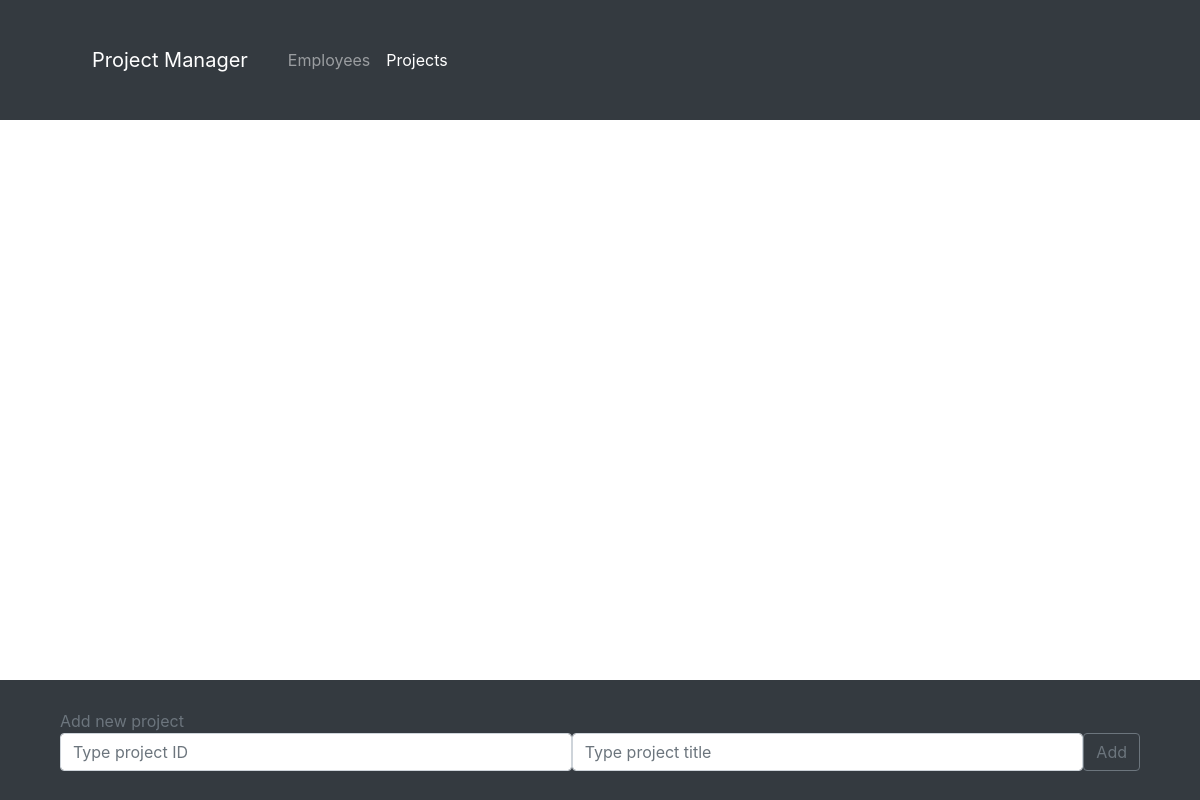
/projects.php, run on an earlier commit of the app's database.
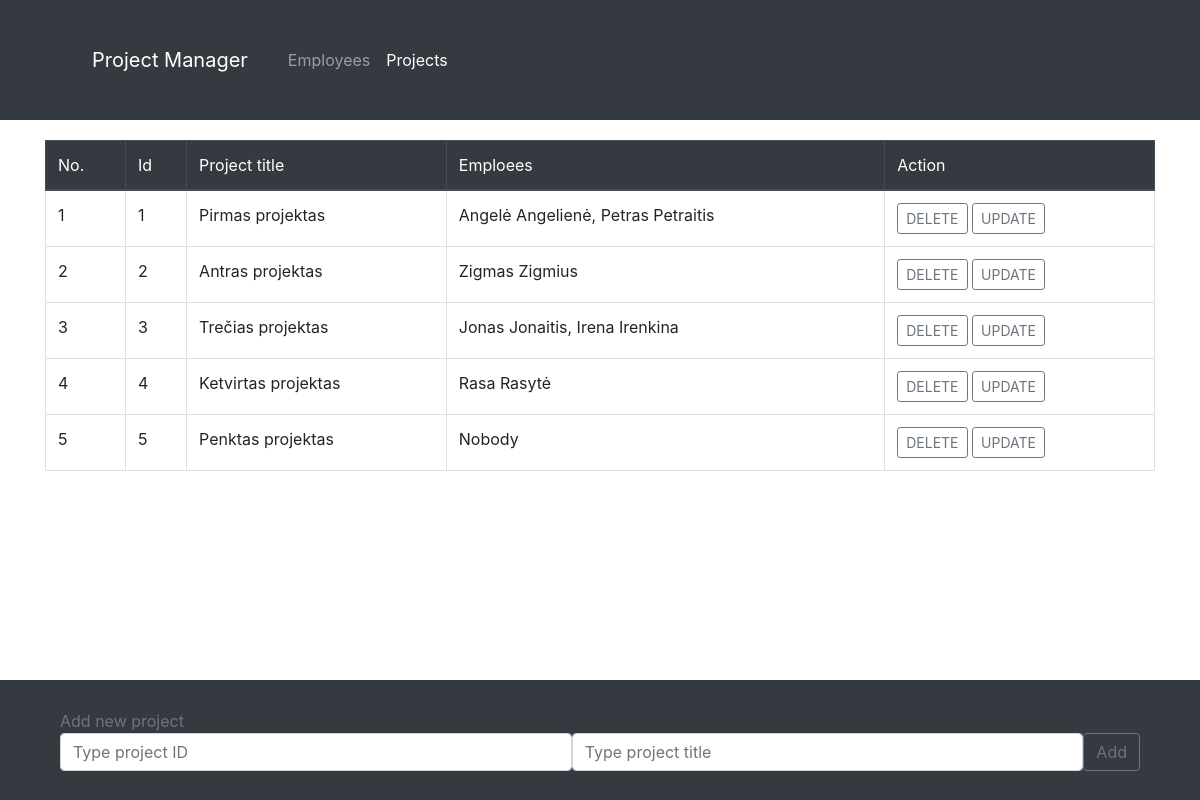
And on a later commit of the database.
### tables this page shows
CREATE TABLE `projects` (
  `p_id` int(11) NOT NULL,
  `p_name` varchar(45) DEFAULT NULL,
  PRIMARY KEY (`p_id`)
);

CREATE TABLE `employees` (
  `e_id` int(11) NOT NULL,
  `e_name` varchar(10) NOT NULL,
  `e_surname` varchar(30) NOT NULL,
  `e_project_id` int(11) DEFAULT NULL,
  PRIMARY KEY (`e_id`)
);

### projects.php (the view, shortened to what this page needs)
<!DOCTYPE html>
<html lang="en">
<head>
    <link rel="stylesheet" href="styles/reset.css" />
    <link rel="stylesheet" href="https://cdn.jsdelivr.net/npm/bootstrap@4.5.3/dist/css/bootstrap.min.css" />
    <link rel="stylesheet" href="styles/pm_style.css" />
</head>
<body>
    <?php
    $servername = "localhost";
    $username = "root";
    $password = "mysql";
    $dbname = "pm_db";
    $conn = mysqli_connect($servername, $username, $password, $dbname);
    ?>
    <header>
        <div class="container">
            <nav class="navbar navbar-expand-lg navbar-dark bg-dark">
                <div class="container-fluid">
                    <a class="navbar-brand nav-link" href="index.php">Project Manager</a>
                    <div class="collapse navbar-collapse" id="navbarNav">
                        <ul class="navbar-nav">
                            <li class="nav-item ">
                                <a class="nav-link" href="employees.php">Employees</a>
                            </li>
                            <li class="nav-item">
                                <a class="nav-link active" aria-current="page" href="projects.php">Projects</a>
                            </li>
                        </ul>
                    </div>
                </div>
            </nav>
        </div>
    </header>
    <main class="overflow-auto">
        <div class="container">
            <?php
            $sql_empl = "SELECT e_id, e_name, e_surname, e_project_id FROM employees";
            $sql_projects = "SELECT p_id, p_name FROM projects";
            $res_pr = mysqli_query($conn, $sql_projects);
            if (mysqli_num_rows($res_pr) > 0) {
                print('<table class="table table-bordered">');
                print('<thead class="thead-dark">');
                print('<tr><th>No.</th><th>Id</th><th>Project title</th><th>Emploees</th><th>Action</th></tr>');
                print('</thead>');
                print('<tbody>');
                $idx = 1;
                while ($row = mysqli_fetch_assoc($res_pr)) {
                    $empl = "Nobody";
                    $res_empl = mysqli_query($conn, $sql_empl);
                    while ($emrow = mysqli_fetch_assoc($res_empl)) {
                        if ($emrow["e_project_id"] == $row["p_id"]) {
                            if ($empl == "Nobody") $empl = $emrow["e_name"] . " " . $emrow["e_surname"];
                            else  $empl .= ", " . $emrow["e_name"] . " " . $emrow["e_surname"];
                        }
                    }
                    print('<tr>'
                        . '<td>' . $idx++ . '</td>'
                        . '<td>' . $row["p_id"] . '</td>'
                        . '<td>' . $row["p_name"] . '</td>'
                        . '<td>' . $empl . '</td>'
                        . '<td>' . '<a href="?action=delete&id=' . $row["p_id"]
                        . '"><button class="btn btn-outline-secondary btn-sm">DELETE</button></a>'
                        . '<a href="?action=update&id=' . $row["p_id"]
                        . '">&nbsp<button class="btn btn-outline-secondary btn-sm">UPDATE</button></a>' . '</td>'
                        . '</tr>');
                }
                print('</tbody>');
                print('</table>');
            } else {
                echo "<script>alert('0 results!');</script>";
            }
            print('</div></main>');
            if (isset($_GET['action']) and $_GET['action'] == 'update') {
                $id = $_GET['id'];
                require_once('update_project.php');
            } else {
                require_once('add_project.php');
            }
            ?>
</body>
</html>

What changed in the data, as far as the page shows it:
added projects: p_id "1", p_name "Pirmas projektas", empl "Angelė Angelienė, Petras Petraitis"
added projects: p_id "2", p_name "Antras projektas", employees.e_name+e_surname "Zigmas Zigmius"
added projects: p_id "3", p_name "Trečias projektas", empl "Jonas Jonaitis, Irena Irenkina"
added projects: p_id "4", p_name "Ketvirtas projektas", employees.e_name+e_surname "Rasa Rasytė"
added projects: p_id "5", p_name "Penktas projektas", empl "Nobody"
Also different on the page:
text now shown: "No. Id Project title Emploees Action"
